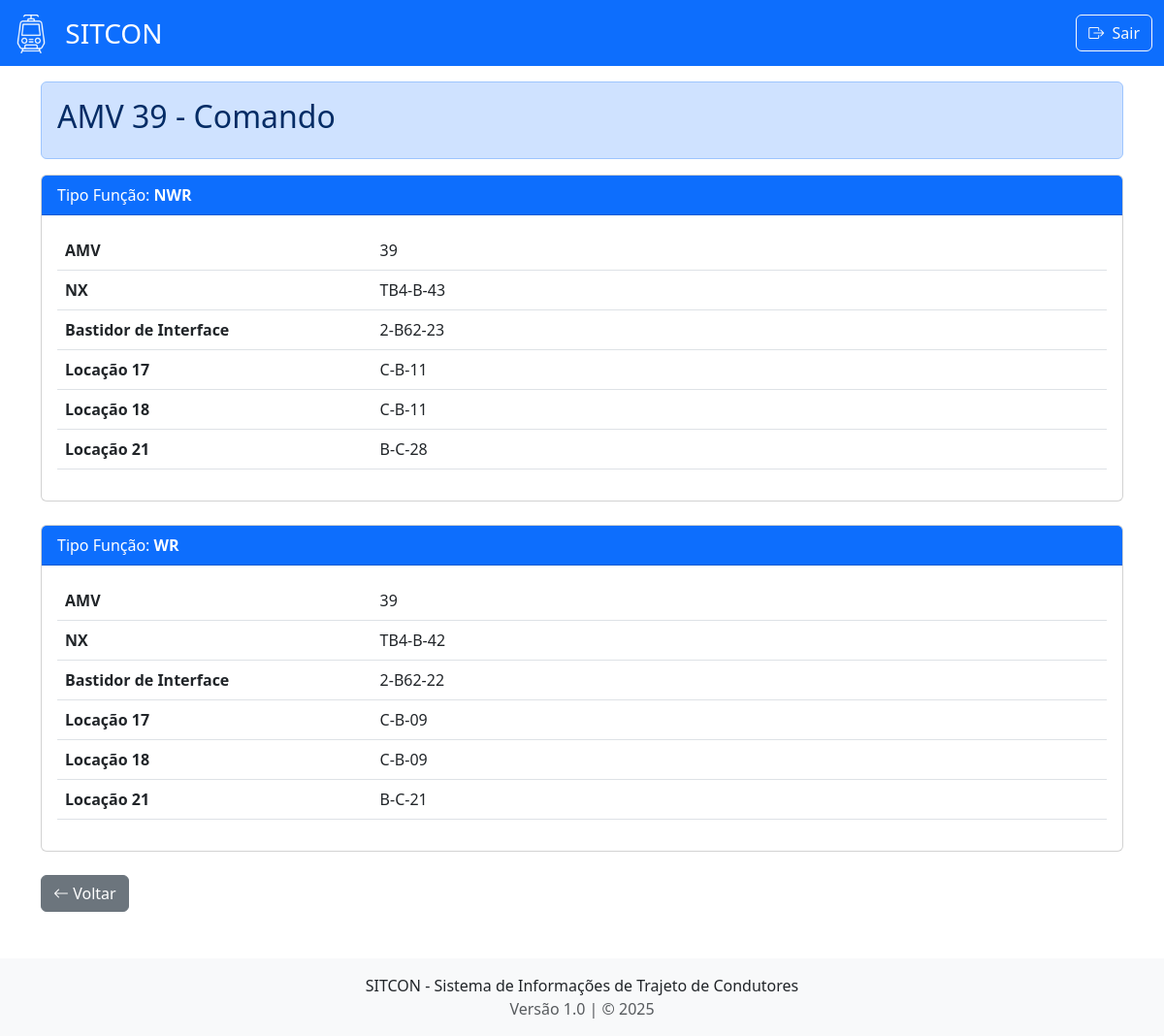
/amv_comando/39 (signed in), run on the app's committed database.
### models.py (models this page shows, shortened)
class AMV(db.Model):
    __tablename__ = 'amv'
    idamv = db.Column(db.Integer, primary_key=True)
    tipofuncao = db.Column(db.String(5), primary_key=True)
    L1 = db.Column(db.String(8), nullable=True)
    L2 = db.Column(db.String(8), nullable=True)
    L3 = db.Column(db.String(8), nullable=True)
    L4 = db.Column(db.String(8), nullable=True)
    L5 = db.Column(db.String(8), nullable=True)
    L6 = db.Column(db.String(8), nullable=True)
    L7 = db.Column(db.String(8), nullable=True)
    L9 = db.Column(db.String(8), nullable=True)
    L10 = db.Column(db.String(8), nullable=True)
    tower = db.Column(db.String(8), nullable=True)
    interface = db.Column(db.String(8), nullable=True)
    L14 = db.Column(db.String(8), nullable=True)
    L15 = db.Column(db.String(8), nullable=True)
    L16 = db.Column(db.String(8), nullable=True)
    L17 = db.Column(db.String(8), nullable=True)
    L18 = db.Column(db.String(8), nullable=True)
    L20 = db.Column(db.String(8), nullable=True)
    L21 = db.Column(db.String(8), nullable=True)
    L22 = db.Column(db.String(8), nullable=True)
    L23 = db.Column(db.String(8), nullable=True)

### app.py (the view)
@app.route('/amv_comando/<amv_id>')
def amv_comando(amv_id):
    return mostrar_amv(amv_id, tipo='Comando')

### templates/amv_detail.html (shortened to what this page needs)
<!DOCTYPE html>
<html>
  <head>
    <link href="https://cdn.jsdelivr.net/npm/bootstrap@5.3.0/dist/css/bootstrap.min.css" rel="stylesheet" />
    <link rel="stylesheet" href="https://cdn.jsdelivr.net/npm/bootstrap-icons@1.10.0/font/bootstrap-icons.css"/>
  </head>
  <body>
    <nav class="navbar bg-primary navbar-dark">
      <div class="container-fluid">
        <a class="navbar-brand" href="/sitcon" style="font-size: 28px">
          <img
            src="{{ url_for('static', filename='images/train3.png') }}"
            alt="Logo SITCON"
            width="40"
            height="40"
            class="d-inline-block align-text-top me-2"
          /> SITCON
        </a>
        <div class="d-flex">
          <a href="{{ url_for('logout') }}" class="btn btn-outline-light">
            <i class="bi bi-box-arrow-right me-1"></i> Sair
          </a>
        </div>
      </div>
    </nav>
    <div class="container mt-3">
      <div
        class="alert {{ 'alert-primary' if tipo == 'Comando' else 'alert-success' }}"
      >
        <h2>AMV {{ amv_id }} - {{ tipo }}</h2>
      </div>
      {% for registro in registros %}
      <div class="card mb-4">
        <div
          class="card-header bg-{{ 'primary' if tipo == 'Comando' else 'success' }} text-white"
        >
          Tipo Função: <strong>{{ registro.tipofuncao }}</strong>
        </div>
        <div class="card-body">
          <table class="table">
            <tbody>
              {% for nome, valor in registro.items() %} {% if nome !=
              'tipofuncao' %}
              <tr>
                <td width="30%"><strong>{{ nome }}</strong></td>
                <td>{{ valor }}</td>
              </tr>
              {% endif %} {% endfor %}
            </tbody>
          </table>
        </div>
      </div>
      {% endfor %}
      <a href="/amv" class="btn btn-secondary"><i class="bi bi-arrow-left"></i> Voltar</a>
    </div>
      <footer class="mt-5 py-3 bg-light">
      <div class="container text-center">
        <p class="mb-0">SITCON - Sistema de Informações de Trajeto de Condutores</p>
        <p class="mb-0 text-muted">Versão 1.0 | &copy; 2025</p>
      </div>
    </footer>
  </body>
</html>

### data on the page
AMV: tipofuncao "NWR", registro "AMV", registro "39", nome "NX", tower "TB4-B-43", nome "Bastidor de Interface", interface "2-B62-23", nome "Locação 17", L17 "C-B-11", nome "Locação 18", L18 "C-B-11", nome "Locação 21", L21 "B-C-28"
AMV: tipofuncao "WR", registro "AMV", registro "39", nome "NX", tower "TB4-B-42", nome "Bastidor de Interface", interface "2-B62-22", nome "Locação 17", L17 "C-B-09", nome "Locação 18", L18 "C-B-09", nome "Locação 21", L21 "B-C-21"

### other printed values
{{ amv_id }} "39"
{{ tipo }} "Comando"
